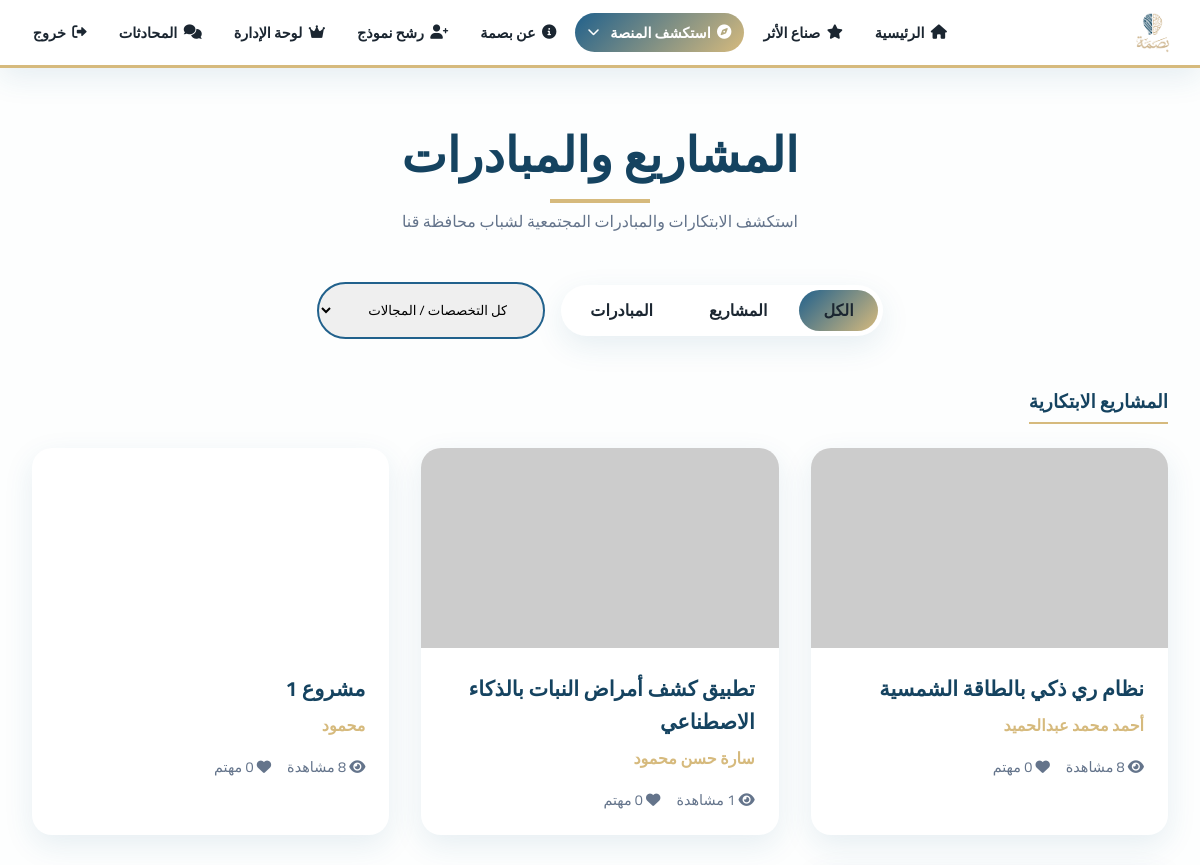
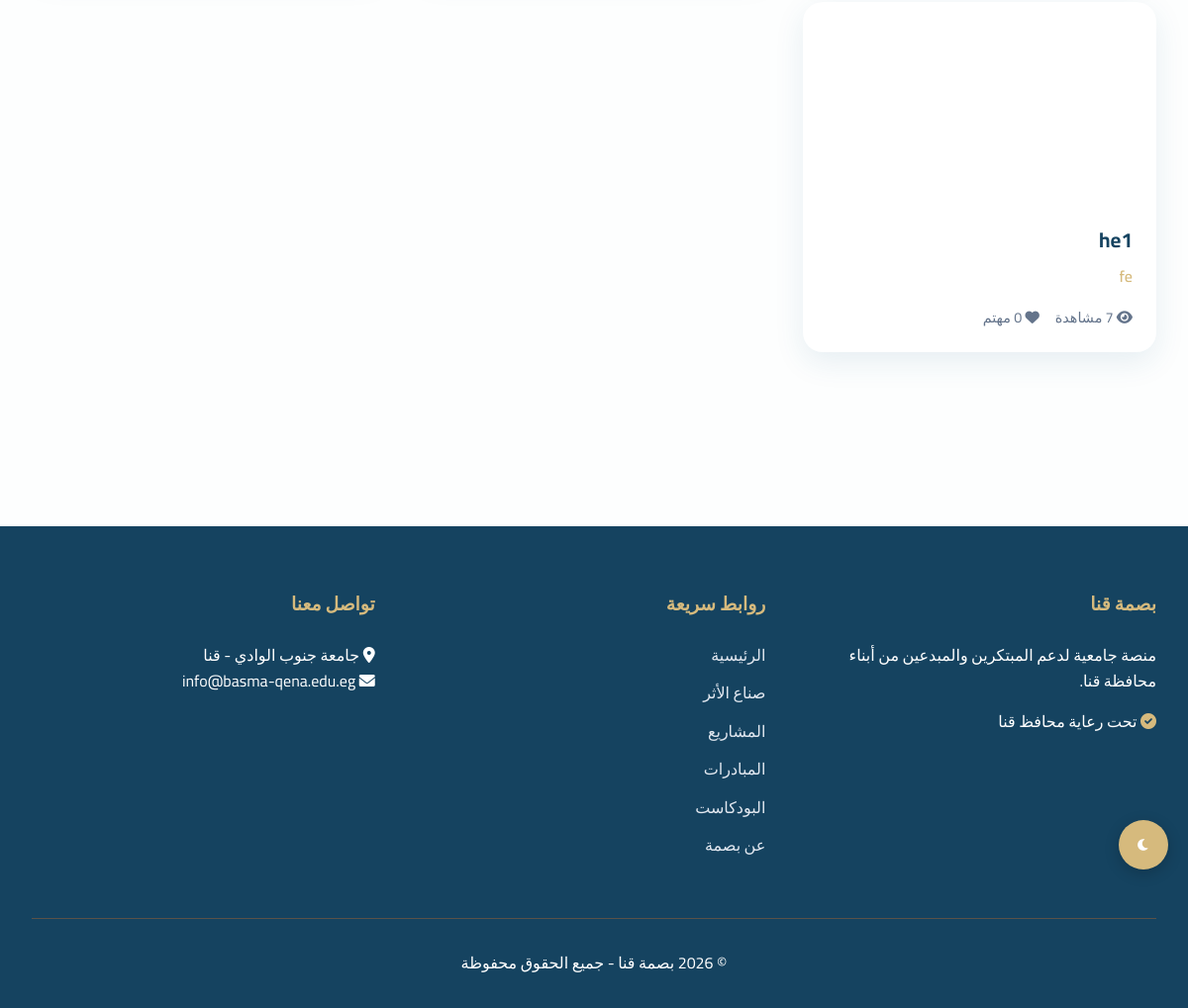
Page /projects/ (signed in) on the committed database (2 pictures, top to bottom).
### portal/models.py (models this page shows, shortened)
class Project(models.Model):
    STATUS_CHOICES = [
        ('pending', 'قيد المراجعة'),
        ('verified', 'موثق'),
    ]
    title = models.CharField(max_length=200)
    innovator_name = models.CharField(max_length=150)  # اسم المبتكر (نص للتوافق)
    innovator = models.ForeignKey(User, on_delete=models.CASCADE, related_name='projects', blank=True, null=True)
    faculty = models.CharField(max_length=100, default='غير محدد')
    category = models.CharField(max_length=50, default='عام')
    image = models.URLField(max_length=500, blank=True, null=True)
    cover_image = models.URLField(max_length=500, blank=True, null=True)
    video = models.URLField(max_length=500, blank=True, null=True)
    description = models.TextField()
    team = models.JSONField(default=list, blank=True)  # قائمة أسماء الفريق
    images = models.JSONField(default=list, blank=True)  # قائمة روابط معرض الصور
    status = models.CharField(max_length=20, choices=STATUS_CHOICES, default='pending')
    views = models.PositiveIntegerField(default=0)
    interested = models.PositiveIntegerField(default=0)
    ip_status = models.CharField(max_length=50, default='idea')  # فكرة، مسجلة، قيد التسجيل
    news_content = models.TextField(blank=True, null=True)  # أخبار ومستجدات المشروع
    date = models.DateField(auto_now_add=True)
    support_requests = models.JSONField(default=list, blank=True)

### portal/views.py (the view)
# urls.py: path('projects/', views.projects_list, name='projects'),
def projects_list(request):
    category = request.GET.get('category', '')
    p_type = request.GET.get('type', 'all')
    projects_qs = Project.objects.filter(status='verified')
    initiatives_qs = Initiative.objects.filter(status='verified')
    if category:
        projects_qs = projects_qs.filter(category=category)
    context = {
        'projects': projects_qs if p_type in ('all', 'project') else [],
        'initiatives': initiatives_qs if p_type in ('all', 'initiative') else [],
        'selected_category': category,
        'selected_type': p_type,
    }
    return render(request, 'portal/projects_list.html', context)

### portal/templatetags/portal_extras.py (called while the page is built, shortened)
@register.filter(name='card_image')
def card_image(item):
    if not item:
        return 'https://via.placeholder.com/400x300/3b82f6/ffffff?text=Project'
    cover_image = getattr(item, 'cover_image', None)
    if cover_image:
        return cover_image
    image = getattr(item, 'image', None)
    if image:
        return image

### templates/portal/projects_list.html (shortened to what this page needs)
{% extends 'portal/base.html' %}
{% load portal_extras %}
{% block content %}
<div class="container">
    <div class="section-title">
        <h2>المشاريع والمبادرات</h2>
        <p style="color: #64748B; margin-top: 1rem;">استكشف الابتكارات والمبادرات المجتمعية لشباب محافظة قنا</p>
    </div>
    <div style="margin-bottom: 3rem; display: flex; gap: 1rem; justify-content: center; flex-wrap: wrap; align-items: center;">
        <div style="display: flex; gap: 0.5rem; background: white; padding: 5px; border-radius: 30px; box-shadow: var(--shadow);">
            <a href="?type=all" class="admin-tab {% if selected_type == 'all' %}active{% endif %}" style="text-decoration: none; color: inherit; padding: 0.5rem 1.5rem;">الكل</a>
            <a href="?type=project" class="admin-tab {% if selected_type == 'project' %}active{% endif %}" style="text-decoration: none; color: inherit; padding: 0.5rem 1.5rem;">المشاريع</a>
            <a href="?type=initiative" class="admin-tab {% if selected_type == 'initiative' %}active{% endif %}" style="text-decoration: none; color: inherit; padding: 0.5rem 1.5rem;">المبادرات</a>
        </div>
        <form method="GET" style="display: inline-flex; gap: 5px;">
            <select name="category" onchange="this.form.submit()" class="filter-select">
                <option value="">كل التخصصات / المجالات</option>
            </select>
        </form>
    </div>
    {% if projects %}
        <h3 style="color: var(--primary-dark); margin-bottom: 1.5rem; border-bottom: 2px solid var(--accent); padding-bottom: 5px; display: inline-block;">المشاريع الابتكارية</h3>
        <div class="cards-grid" style="margin-bottom: 4rem;">
            {% for project in projects %}
                <div class="card" onclick="location.href='{% url 'project_detail' project.pk %}'">
                    <div class="card-img" style="background-image: url('{{ project|card_image }}')">
                    </div>
                    <div class="card-content">
                        <h3 class="card-title">{{ project.title }}</h3>
                        <div class="card-subtitle">{{ project.innovator_name }}</div>
                        <div class="card-meta">
                            <span><i class="fas fa-eye"></i> {{ project.views }} مشاهدة</span>
                            <span><i class="fas fa-heart"></i> {{ project.interested }} مهتم</span>
                        </div>
                    </div>
                </div>
            {% endfor %}
        </div>
    {% endif %}
</div>
{% endblock %}

### static/css/style.css (style rules this page uses)
* { margin: 0; padding: 0; box-sizing: border-box; }
:root { --primary: #21618C; --primary-dark: #154360; --accent: #D6BA7D; --accent-dark: #B79F6A; --bg-light: #FDFEFE; --text-dark: #1B2631; --shadow: 0 10px 30px rgba(33, 97, 140, 0.1); }
body { font-family: 'Cairo', sans-serif; background-color: var(--bg-light); color: var(--text-dark); line-height: 1.6; }
.container { max-width: 1400px; margin: 0 auto; padding: 3rem 2rem; }
.section-title { text-align: center; margin-bottom: 3rem; }
.section-title h2 { font-size: 3rem; color: var(--primary-dark); position: relative; display: inline-block; }
.section-title h2::after { content: ''; position: absolute; bottom: -10px; left: 50%; transform: translateX(-50%); width: 100px; height: 4px; background: var(--accent); }
.cards-grid { display: grid; grid-template-columns: repeat(auto-fit, minmax(300px, 1fr)); gap: 2rem; }
.card { background: white; border-radius: 20px; overflow: hidden; box-shadow: var(--shadow); transition: 0.3s; cursor: pointer; }
.card-img { height: 200px; background-size: cover; background-position: center; position: relative; }
.card-content { padding: 1.5rem; }
.card-title { font-size: 1.3rem; font-weight: 700; color: var(--primary-dark); margin-bottom: 0.5rem; }
.card-subtitle { color: var(--accent); font-weight: 600; margin-bottom: 1rem; }
.card-meta { display: flex; gap: 1rem; color: #64748B; font-size: 0.9rem; }
.admin-tab { padding: 0.8rem 2rem; border-radius: 30px; cursor: pointer; transition: all 0.3s; font-weight: 600; }
.admin-tab.active { background: linear-gradient(135deg, var(--primary), var(--accent)); color: white; }
.filter-select { padding: 0.8rem 2rem; border-radius: 30px; border: 2px solid var(--primary); font-family: 'Cairo', sans-serif; }

### rows in the picture
Project: title "نظام ري ذكي بالطاقة الشمسية", innovator_name "أحمد محمد عبدالحميد", interested "0"
Project: title "تطبيق كشف أمراض النبات بالذكاء الاصطناعي", innovator_name "سارة حسن محمود"
Project: title "مشروع 1", innovator_name "محمود"
Project: title "he1", innovator_name "fe", interested "0"
